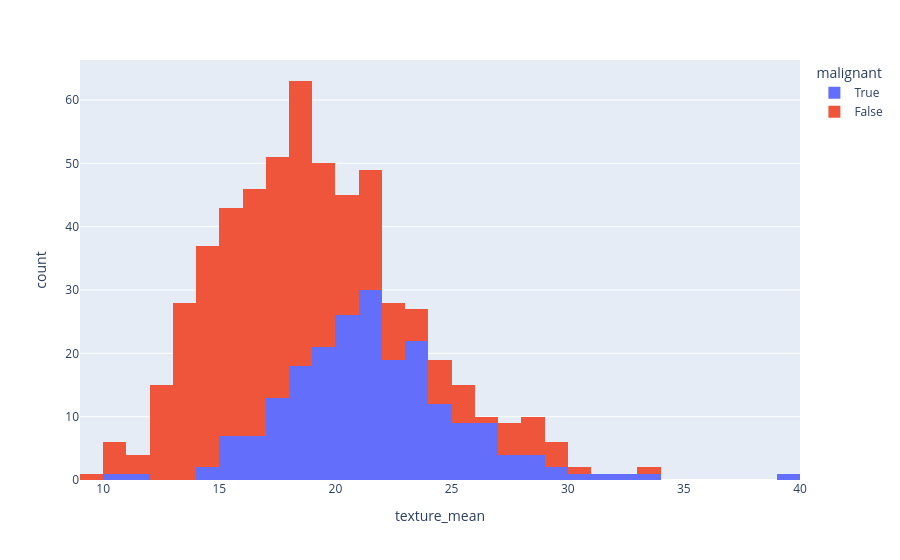

Here is the notebook cell this chart was saved with:
### Code cell
df.plot(kind='hist', x='texture_mean', color='malignant')

### Figure 1 — Plotly figure (JSON) as saved in the notebook; plotly's stock layout.template omitted (floating-point values rounded to 4 significant figures; data arrays with more than 128 entries replaced by an {"elided": "..."} marker saying what was removed)
{"data": [{"bingroup": "x", "hovertemplate": "malignant=True<br>texture_mean=%{x}<br>count=%{y}<extra></extra>", "legendgroup": "True", "marker": {"color": "#636efa", "pattern": {"shape": ""}}, "name": "True", "orientation": "v", "showlegend": true, "x": {"elided": "212 float values"}, "xaxis": "x", "yaxis": "y", "type": "histogram"}, {"bingroup": "x", "hovertemplate": "malignant=False<br>texture_mean=%{x}<br>count=%{y}<extra></extra>", "legendgroup": "False", "marker": {"color": "#EF553B", "pattern": {"shape": ""}}, "name": "False", "orientation": "v", "showlegend": true, "x": {"elided": "357 float values"}, "xaxis": "x", "yaxis": "y", "type": "histogram"}], "layout": {"xaxis": {"anchor": "y", "domain": [0.0, 1.0], "title": {"text": "texture_mean"}}, "yaxis": {"anchor": "x", "domain": [0.0, 1.0], "title": {"text": "count"}}, "legend": {"title": {"text": "malignant"}, "tracegroupgap": 0}, "margin": {"t": 60}, "barmode": "relative"}}
